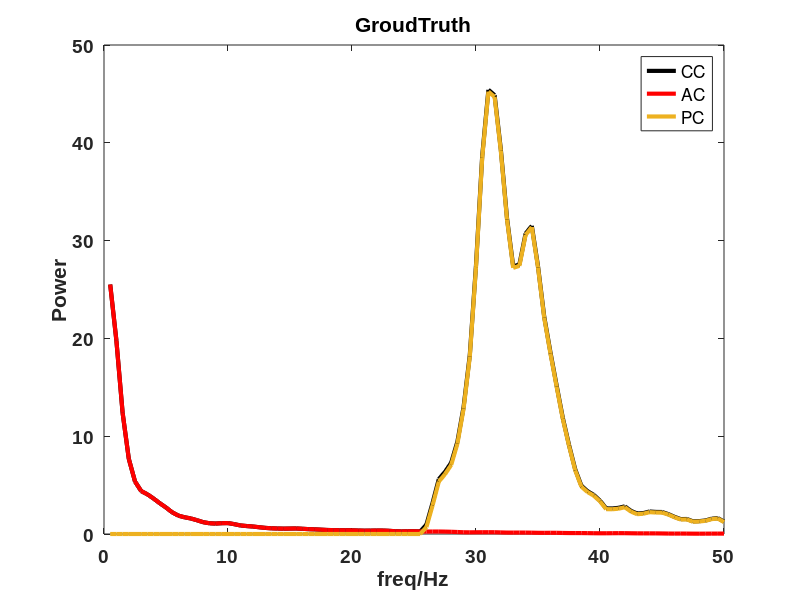

The MATLAB source for this figure: (Note: this script raises an error after producing the figure.)
clc;clear;close all;
% compare the results of qualitative simulation for XiPi and FOOOF 
load groudtruth_176.mat
load IEEG_spec.mat f
freq = f(2:101);

% GroudTruth
plot(freq,cc,'linewidth',3,'color','black')
set(gca,'fontName','Arial','fontSize',14,'fontWeight','bold')
xlabel('freq/Hz'); ylabel('Power')
hold on
plot(freq,ac,'linewidth',3,'color','r')
set(gca,'fontName','Arial','fontSize',14,'fontWeight','bold')
plot(freq,pc,'linewidth',3,'color','#EDB120')
set(gca,'fontName','Arial','fontSize',14,'fontWeight','bold')
legend('CC','AC','PC')
title('GroudTruth')

%% XiPi
[psd_ftd,components] = scmem_unim(freq,cc',[0 0 0]);
% ALL
close all;
plot(freq,cc,'linewidth',3,'color','black')
set(gca,'fontName','Arial','fontSize',14,'fontWeight','bold','xtick',[],'ytick',[])
hold on
plot(freq,components(:,1),'linewidth',3,'color','r')
plot(freq,components(:,2),'linewidth',3,'color','blue')
plot(freq,components(:,3),'linewidth',3,'color','green')
legend('Spt','ξ-π AC','ξ-π PC_1','ξ-π PC_2')

% AC
close all;
plot(freq,ac,'linewidth',3,'color','black')
set(gca,'fontName','Arial','fontSize',14,'fontWeight','bold','xtick',[],'ytick',[])
hold on
plot(freq,components(:,1),'linewidth',3,'color','#77AC30')

% PC
close all;
plot(freq,pc,'linewidth',3,'color','black')
hold on
plot(freq,psd_ftd - components(:,1),'linewidth',3,'color','#77AC30')
set(gca,'fontName','Arial','fontSize',14,'fontWeight','bold','xtick',[],'ytick',[])
% ylim([0 60])

%% FOOOF
% settings = struct('peak_width_limits',[1 12]);
settings = [];
fooof_results = fooof(freq,cc,[0 50], settings, 1);

% ALL
plot(freq,cc,'linewidth',3,'color','black')
set(gca,'fontName','Arial','fontSize',14,'fontWeight','bold')
hold on
plot(freq,10.^fooof_results.ap_fit,'linewidth',3,'color','r')
% ylim([0 60])
for i=1:size(fooof_results.gaussian_params,1)
    c = fooof_results.gaussian_params(i,1);
    a = fooof_results.gaussian_params(i,2);
    w = fooof_results.gaussian_params(i,3);
    peak = a*exp(-((fooof_results.freqs-c).^2) / (2 * w^2));
    plot(freq,10.^(fooof_results.ap_fit+peak)-10.^fooof_results.ap_fit,'linewidth',3)
end
set(gca,'fontName','Arial','fontSize',14,'fontWeight','bold','xtick',[],'ytick',[])
legend('Spt','FOOOF AC','FOOOF PC_1','FOOOF PC_2','FOOOF PC_3')

% AC
plot(freq,ac,'linewidth',3,'color','black')
set(gca,'fontName','Arial','fontSize',14,'fontWeight','bold')
hold on
plot(freq,10.^fooof_results.ap_fit,'linewidth',3,'color','#EDB120')
set(gca,'fontName','Arial','fontSize',14,'fontWeight','bold')
legend('AC','AC - ξ-π','AC - FOOOF')

% PC
plot(freq,pc,'linewidth',3,'color','black')
hold on
plot(freq, 10.^(fooof_results.fooofed_spectrum) - 10.^(fooof_results.ap_fit),'linewidth',3,'color','#EDB120')
legend('PC','PC - ξ-π','PC - FOOOF')
ylim([0 60])
set(gca,'fontName','Arial','fontSize',18,'fontWeight','bold')